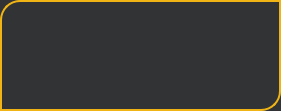
   <widget class="QGroupBox" name="groupBox_2">
    <property name="geometry">
     <rect>
      <x>30</x>
      <y>29</y>
      <width>281</width>
      <height>111</height>
     </rect>
    </property>
    <property name="styleSheet">
     <string notr="true">QGroupBox{
background-color:#313335;
border: 2px solid rgb(240, 181, 20);
border-bottom-right-radius:  20px;
border-top-left-radius:  20px;
}</string>
    </property>
    <property name="title">
     <string/>
    </property>
    <layout class="QHBoxLayout" name="horizontalLayout">
     <item>
      <widget class="QPushButton" name="HomeTabButton">
       <property name="styleSheet">
        <string notr="true">QPushButton{
border: none;

}
QPushButton:pressed{

}</string>
       </property>
       <property name="text">
        <string/>
       </property>
      </widget>
     </item>
     <item>
      <widget class="QPushButton" name="SettingsTabButton">
       <property name="styleSheet">
        <string notr="true">QPushButton{
border: none;

}
QPushButton:pressed{

}</string>
       </property>
       <property name="text">
        <string/>
       </property>
      </widget>
     </item>
     <item>
      <widget class="QPushButton" name="CashTabButton">
       <property name="minimumSize">
        <size>
         <width>0</width>
         <height>70</height>
        </size>
       </property>
       <property name="font">
        <font>
         <family>Bahnschrift</family>
         <pointsize>30</pointsize>
         <weight>50</weight>
         <italic>false</italic>
         <bold>false</bold>
        </font>
       </property>
       <property name="styleSheet">
        <string notr="true">QPushButton{
border: none;

}
QPushButton:pressed{

}</string>
       </property>
       <property name="text">
        <string/>
       </property>
      </widget>
     </item>
    </layout>
   </widget>
